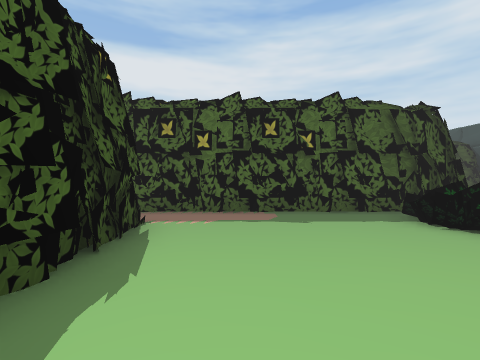
[1] (above)

24 first-person views from a walk through a 3-D level made in the Unity game engine. The camera is 1.5 m above the floor, looks level and sees 85° across. The floor is counted in squares, 2 m on a side. Each view is taken from the middle of a square. On the plan, view 1 faces up. The plan holds only what a view shows up to about 9 squares ahead; the rest is blank. The place goes on beyond the plan. The player is left out. Some animated figures are left out. Some surface patterns are stand-ins.

[2]
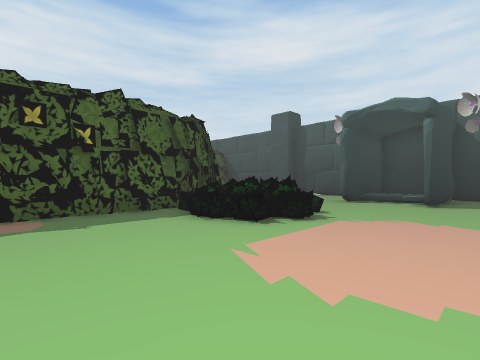

[3]
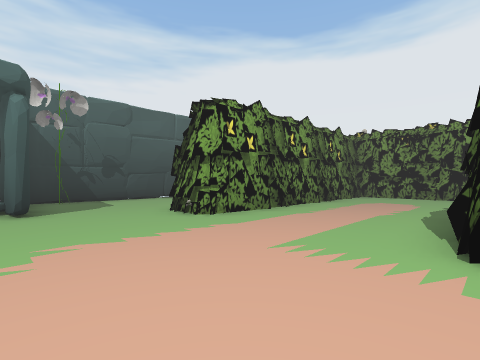

[4]
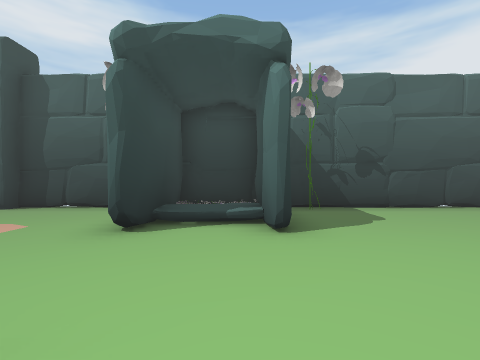

[5]
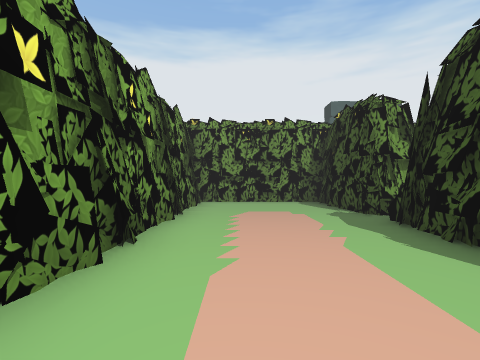

[6]
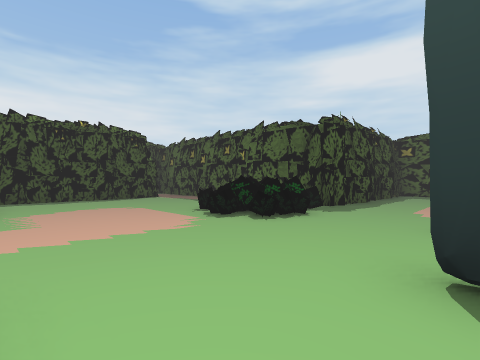

[7]
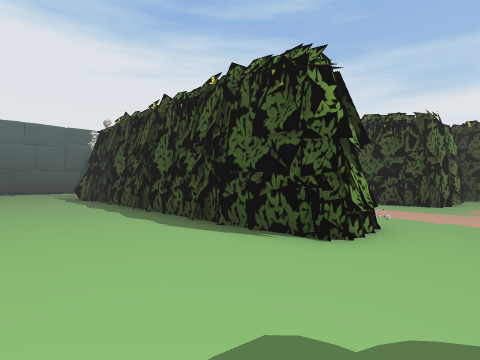

[8]
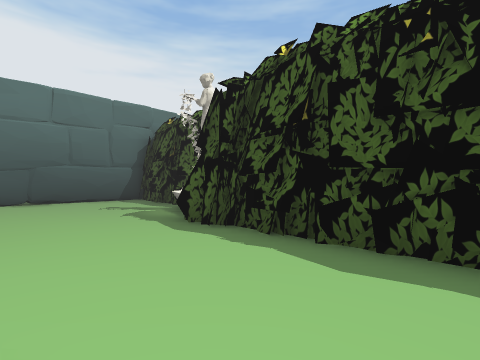

[9]
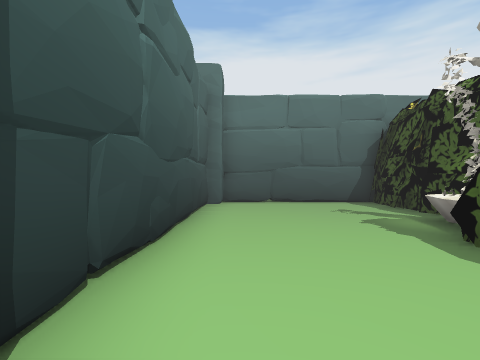

[10]
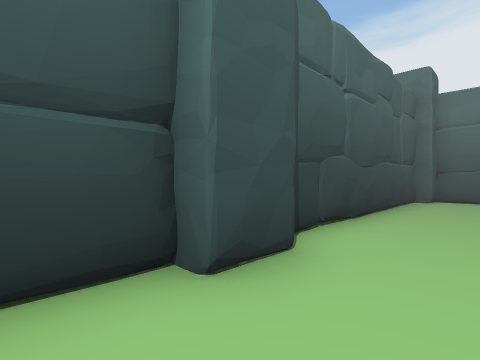

[11]
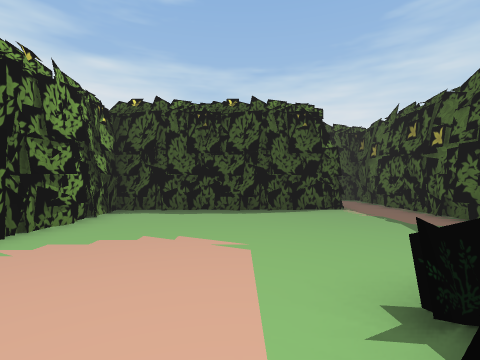

[12]
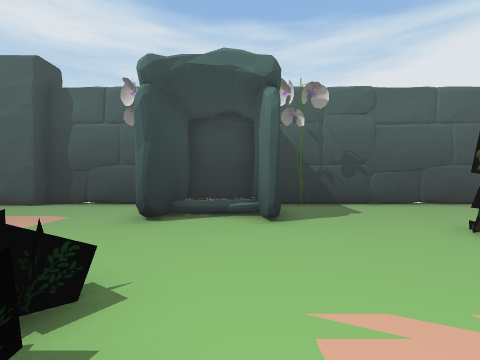

[13]
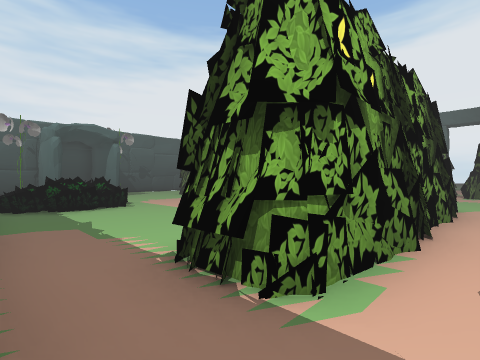

[14]
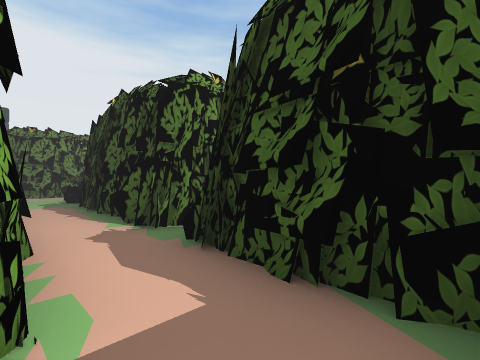

[15]
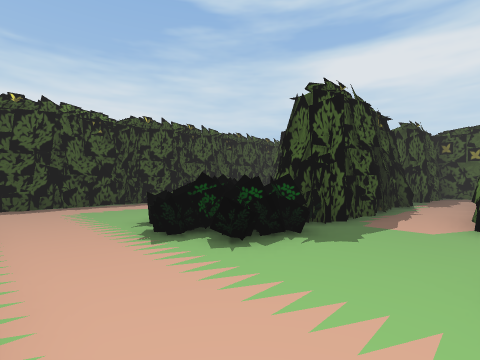

[16]
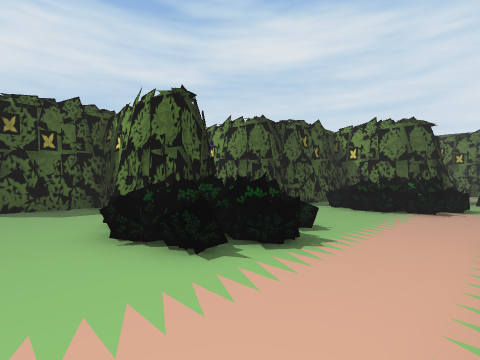

[17]
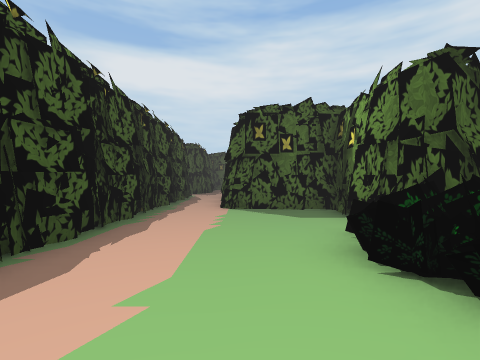

[18]
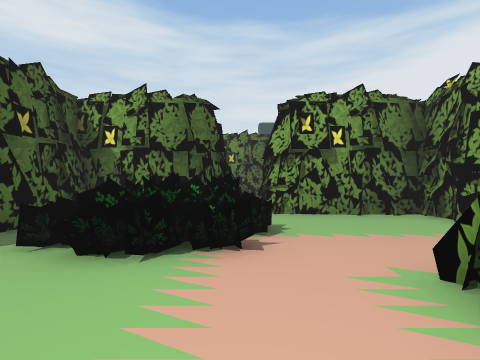

[19]
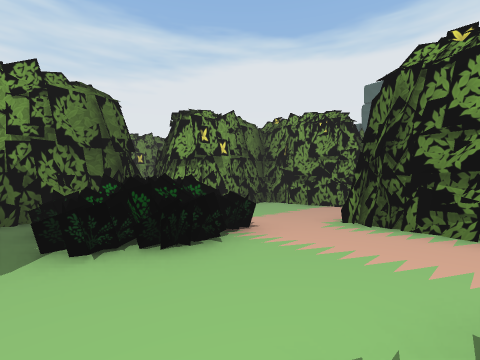

[20]
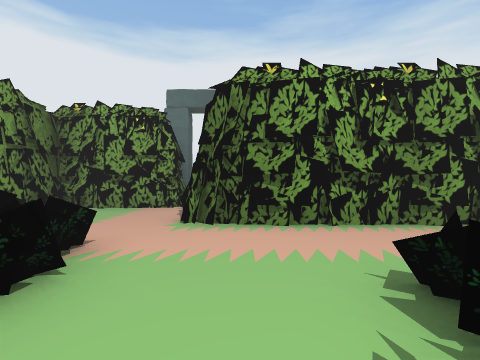

[21]
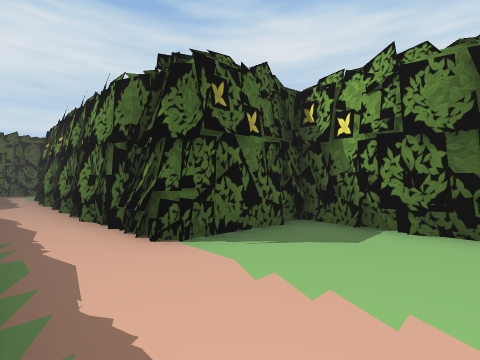

[22]
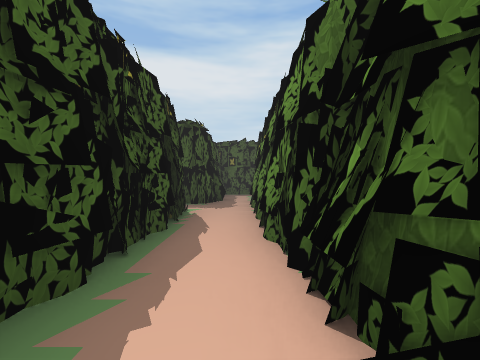

[23]
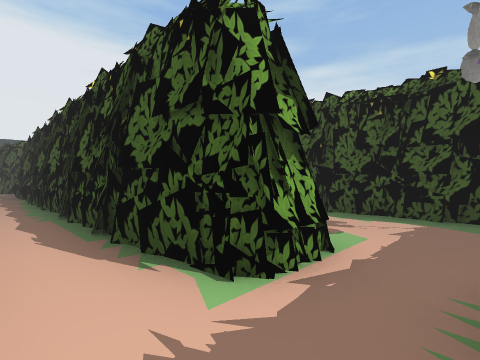

[24]
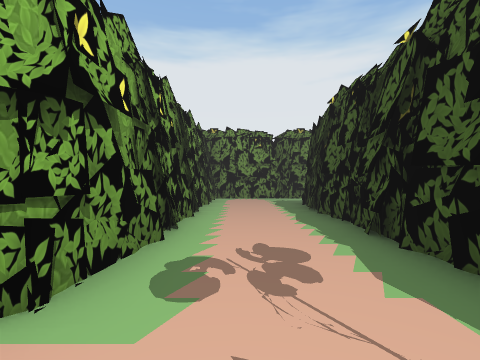

### Floor plan
Key: @ floor where view 1 was taken; # wall or solid block; . main floor; : floor 0.5 m higher than the main floor; / step, stairs or slope; O other object.
Columns run from 16 left of view 1 to 12 right of it. Each row starts with its distance up from view 1.
  8 #O.....#             #..  ..#
  7 #......#   ###########......#
  6 #...#..#   #.......###......#
  5 #..##..#   #.......OOO......O
  4 #..##..#  ##.##....OOOO..####
  3 #..##..#  #..##.....OOO...: #
  2 #..##..#  ##.##...........:/#
  1 #...#..#####.##..........####
  0 #..##.....##.##.@...........O
 -1 ...##.....##.######....O....#
 -2     #.....##.######....##...#
 -3     ##..OOO......##....##...#
 -4     ##...OOO..OOO##....##...#
 -5     #....OO...OOO##....##...#
 -6     ##........OO ##....##...#
 -7     ##...........##....##...#
 -8         ######...##....##...#
 -9              ....##....##...#
-10               ###########...#
-11               #        O#...#
-12                        O....#
-13                       #O....#
-14                       #.....#
-15                       #.....#
-16                       #.....#
-17                       #######

Positions as (right, up) in squares from view 1, and headings:
1: (0, 0), facing up
2: (0, 0), facing up-right
3: (2, 2), facing down-right
4: (5, 2), facing right
5: (5, -1), facing down
6: (9, -1), facing up-left
7: (11, 0), facing down-left
8: (11, -7), facing down-left
9: (11, -8), facing down
10: (10, -6), facing down-right
11: (5, 2), facing left
12: (4, 2), facing right
13: (-4, 6), facing down-right
14: (-3, 6), facing down-left
15: (-3, -7), facing up-left
16: (-9, -7), facing up-right
17: (-9, -6), facing up
18: (-5, -6), facing right
19: (-5, -3), facing down-right
20: (-4, -3), facing down
21: (-11, -2), facing up-right
22: (-10, 0), facing up
23: (-10, 8), facing down-left
24: (-14, 8), facing down
